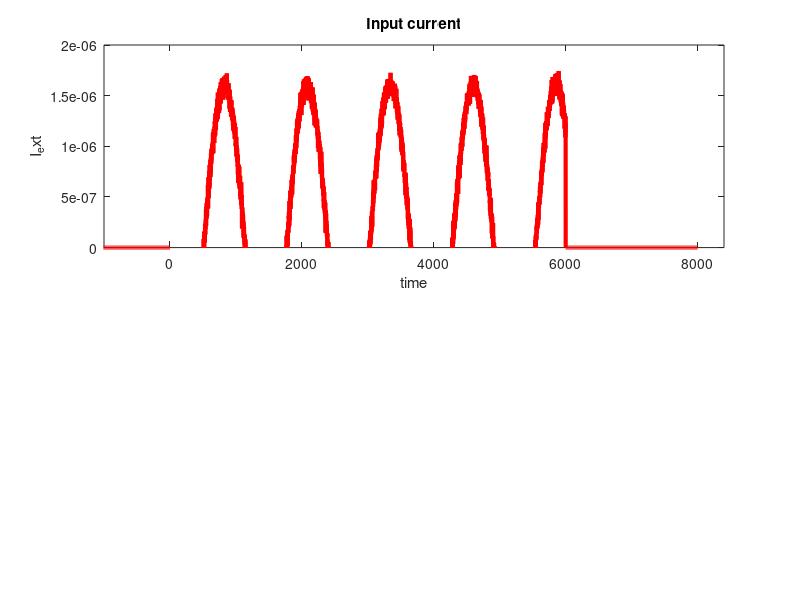

This figure's MATLAB source: (Note: this script raises an error after producing the figure.)

tic

clearvars
close all
clc

% Play with the input current, add noise

tau_m = 5; % time constant in ms
t_ref = 7; % refractory period in ms, change for adjusting spike frequency
N = 10000; % number of measurements
Iext = zeros(1,N); % initialize membrane current
I_0 = 1.6e-6; % input current
R = 10^7; % resistance in ohms
a_gain = t_ref*3; % adaptation gain, set to *0 for no adaptation


u_rest = -70 ;% resting membrane potential in mV
u_th = -55 ;% spiking threshold
u_hp = -90 ;% hyperpolarization
u_spike = 20 ;% membrane potential at spike peak

t = linspace(-0.2*N, 0.8*N, N); % time series




%%

noise = 5*1e-8*randn(size(Iext)); % noise when current is injected

 

num_start = 0.2 * (N); % start of input current
num_end   = 0.8 * (N);  % end of input current
num_width = round(num_end - num_start);

num_pulses = 5; % number of pulses
length_pulse = round(num_width / num_pulses); % only in use for step input

freq = 0.001 * num_pulses; % adjusting frequency for right amount of pulses

time = num_start:1:num_end;
signal =  I_0*sin(time*freq);


Iext(num_start : num_start + num_width) = signal; % modelling input current as sine function for oscillations
% change to = I_0 for step input

%%

Iext = Iext + noise;
Iext(1:num_start) = 0; % resetting signal before and after current to 0

% add or remove 50 - 53 for without/with oscillatory input

% Iext(num_start + length_pulse : num_start + 2 * length_pulse) = 0;
% Iext(num_start + 3 * length_pulse : num_start + 4 * length_pulse) = 0;
% Iext(num_start + 5 * length_pulse : num_start + 6 * length_pulse) = 0;
% Iext(num_start + 7 * length_pulse : num_start + 8 * length_pulse) = 0;
Iext(num_end:end) = 0;


RI = R.*Iext;




%% LiF model as ODE

%du/dt = (-u + u_rest + R*Iext)/tau_m

u = u_rest + RI.*(1-exp(-(t/tau_m))); %solution for above equation for u at u(0) = u_rest

% Loops over time steps, spikes if threshold is reached, before
% hyperpolarizing and returning to resting potential


a = t_ref;
for ii = 1 : num_end - 2 - a % Adjust loop range to avoid out-of-bounds errors
    if u(ii:ii+1000) < u_th % if below threshold for 1000 ms, resets adaptation
        a = t_ref;
    end

    if u(ii + 1) > u_th
        u(ii) = u_spike;
        u(ii + 1) = u_hp;
        u(ii + 2 : ii + 2 + a) = u_rest;
        a = round(a + a_gain); % Increment by adaptation gain
    end
end



%% Plotting input current and voltage

figure(1)
subplot(2,1,1);
plot(t,Iext,'r','LineWidth',3)


title('Input current')
xlabel('time')
ylabel('I_ext')
xlim([-0.1*N num_end*1.05])
ylim([0 I_0*1.25])
yline(0)


subplot(2,1,2);
plot(t,u, 'b', 'LineWidth',2)
title('Voltage')
xlabel('time')
ylabel('u(t)')
xlim([-0.1*N num_end*1.05])
ylim([u_hp-10 u_spike+5])
yline(u_th,'--k','Threshold')
%% Raster plot





toc
